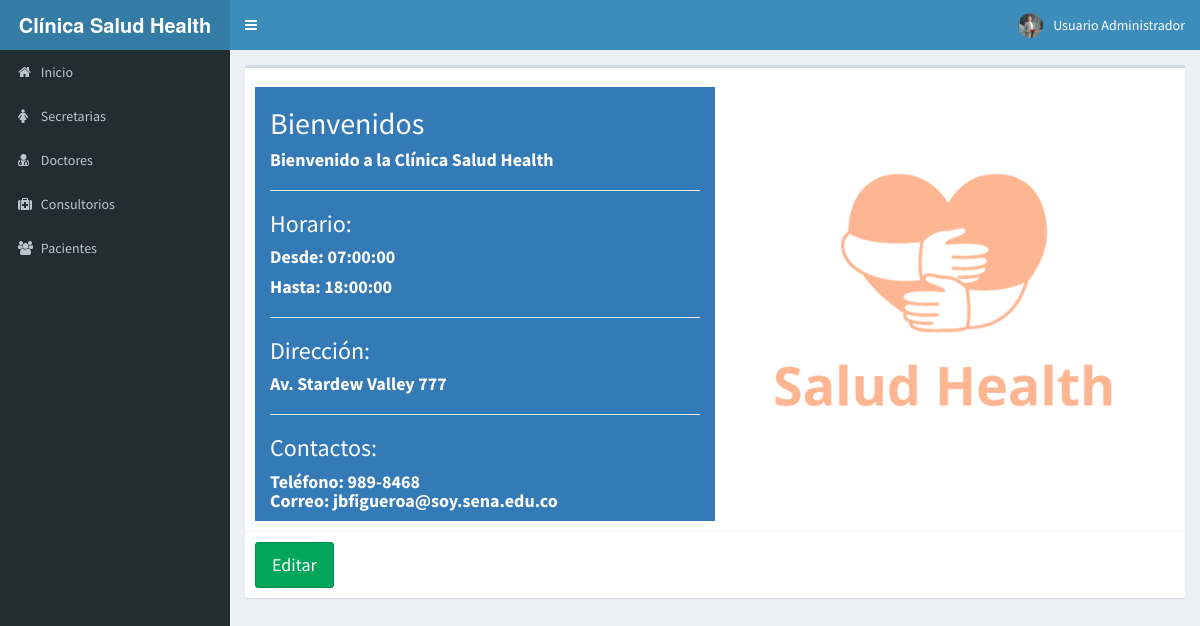
The app's page /Vistas/plantilla.php (signed in) with its own data.
### tables this page shows
CREATE TABLE IF NOT EXISTS `inicio` (
  `id` int(11) NOT NULL AUTO_INCREMENT,
  `intro` text,
  `horaE` time DEFAULT NULL,
  `horaS` time DEFAULT NULL,
  `telefono` text,
  `correo` text,
  `direccion` text,
  `logo` text,
  `favicon` text,
  PRIMARY KEY (`id`)
);

### Modelos/ConexionBD.php (called while the page is built)
<?php
class ConexionBD{
	public static function cBD(){
		$bd = new PDO("mysql:host=localhost;dbname=clinica", "root", "");
		$bd -> exec("set names utf8");
		return $bd;
	}
}

### Modelos/inicioM.php (called while the page is built, shortened)
<?php
require_once "ConexionBD.php";
class InicioM extends ConexionBD{
	static public function MostrarInicioM($tablaBD, $id){
		$pdo = ConexionBD::cBD()->prepare("SELECT id, intro, horaE, horaS, direccion, telefono, correo, logo, favicon FROM $tablaBD WHERE id = :id");
		$pdo -> bindParam(":id", $id, PDO::PARAM_INT);
		$pdo -> execute();
		return $pdo-> fetch();
	}
}

### Controladores/inicioC.php (the view, shortened to what this page needs)
<?php
class InicioC{
	public function MostrarInicioC(){
		$tablaBD = "inicio";
		$id = "1";
		$resultado = InicioM::MostrarInicioM($tablaBD, $id);
		echo '<div class="box-body">
	          <div class="col-md-6 bg-primary" style="margin-top: 1%">
	            <h2>Bienvenidos</h2>
	            <h4><b>'.$resultado["intro"].'</b></h4>
	            <hr>
	            <h3>Horario:</h3>
	            <h4><b>Desde: '.$resultado["horaE"].'</b></h4>
	            <h4><b>Hasta: '.$resultado["horaS"].'</b></h4>
	            <hr>
	            <h3>Dirección:</h3>
	            <h4><b>'.$resultado["direccion"].'</b></h4>
	            <hr>
	            <h3>Contactos:</h3>
	            <h4><b>Teléfono: '.$resultado["telefono"].' <br>
	            Correo: '.$resultado["correo"].'</b></h4>
	          </div>
	          <div class="col-md-6">
	            <img src="'.$resultado["logo"].'" class="img-responsive">
	          </div>
	        </div>';
	}
}

### Vistas/plantilla.php (shortened to what this page needs)
<!DOCTYPE html>
<html>
<head>
  <link rel="stylesheet" href="http://localhost/clinica/Vistas/bower_components/bootstrap/dist/css/bootstrap.min.css">
  <link rel="stylesheet" href="http://localhost/clinica/Vistas/bower_components/font-awesome/css/font-awesome.min.css">
  <link rel="stylesheet" href="http://localhost/clinica/Vistas/bower_components/Ionicons/css/ionicons.min.css">
  <link rel="stylesheet" href="http://localhost/clinica/Vistas/dist/css/AdminLTE.min.css">
  <link rel="stylesheet" href="http://localhost/clinica/Vistas/dist/css/skins/_all-skins.min.css">
  <link rel="stylesheet" href="http://localhost/clinica/Vistas/bower_components/datatables.net-bs/css/responsive.bootstrap.min.css">
  <link rel="stylesheet" href="http://localhost/clinica/Vistas/bower_components/datatables.net-bs/css/dataTables.bootstrap.min.css">
  <link rel="stylesheet" href="http://localhost/clinica/Vistas/bower_components/fullcalendar/dist/fullcalendar.min.css">
  <link rel="stylesheet" href="http://localhost/clinica/Vistas/bower_components/fullcalendar/dist/fullcalendar.print.min.css" media="print">
</head>
<body class="hold-transition skin-blue sidebar-mini login-page">
  <?php
  if(isset($_SESSION["Ingresar"]) && $_SESSION["Ingresar"] == true){
    echo '<div class="wrapper">';
    include "modulos/cabecera.php";
    if($_SESSION["rol"] == "Secretaria"){
      include "modulos/menuSecretaria.php";
    }else if($_SESSION["rol"] == "Paciente"){
      include "modulos/menuPaciente.php";
    }else if($_SESSION["rol"] == "Doctor"){
      include "modulos/menuDoctor.php";
    }else if($_SESSION["rol"] == "Administrador"){
      include "modulos/menuAdmin.php";
    }
    if(isset($_GET["url"])){
      $url = explode("/", $_GET["url"]);
      if($url[0] == "inicio" || $url[0] == "salir" || $url[0] == "perfil-Secretaria" || $url[0] == "perfil-S" || $url[0] == "consultorios" || $url[0] == "E-C" || $url[0] == "doctores" || $url[0] == "pacientes" || $url[0] == "perfil-Paciente" || $url[0] == "perfil-P" || $url[0] == "Ver-consultorios" || $url[0] == "Doctor" || $url[0] == "historial" || $url[0] == "perfil-Doctor" || $url[0] == "perfil-D" || $url[0] == "Citas" || $url[0] == "perfil-Administrador" || $url[0] == "perfil-A" || $url[0] == "secretarias" || $url[0] == "inicio-editar"){
        include "modulos/".$url[0].".php";
      }
    }else{
        include "modulos/inicio.php";
    }
      echo '</div>';
    }else if(isset($_GET["url"])){
      if($_GET["url"] == "seleccionar"){
        include "modulos/seleccionar.php";
      }else if($_GET["url"] == "ingreso-Secretaria"){
        include "modulos/ingreso-Secretaria.php";
      }else if($_GET["url"] == "ingreso-Paciente"){
        include "modulos/ingreso-Paciente.php";
      }else if($_GET["url"] == "ingreso-Doctor"){
        include "modulos/ingreso-Doctor.php";
      }else if($_GET["url"] == "ingreso-Administrador"){
        include "modulos/ingreso-Administrador.php";
      }
    }else {
      include "modulos/seleccionar.php";
    }
  ?>
</body>
</html>

### Vistas/modulos/cabecera.php (shortened to what this page needs)
<header class="main-header">
    <a href="http://localhost/clinica/inicio" class="logo">
      <span class="logo-lg"><b>Clínica Salud Health</b></span>
    </a>
    <nav class="navbar navbar-static-top">
      <a href="#" class="sidebar-toggle" data-toggle="push-menu" role="button">
      </a>
      <div class="navbar-custom-menu">
        <ul class="nav navbar-nav">
          <li class="dropdown user user-menu">
            <a href="#" class="dropdown-toggle" data-toggle="dropdown">
              <?php
              if($_SESSION["foto"] == ""){
                echo '<img src="http://localhost/clinica/Vistas/img/defecto.png" class="user-image" alt="User Image">';
              }else{
                echo '<img src="http://localhost/clinica/'.$_SESSION["foto"].'" class="user-image" alt="User Image">';
              }
              ?>
              <span class="hidden-xs"><?php echo $_SESSION["nombre"]; echo " "; echo $_SESSION["apellido"];  ?></span>
            </a>
          </li>
        </ul>
      </div>
    </nav>
  </header>

### Vistas/modulos/menuAdmin.php
<aside class="main-sidebar">
    <section class="sidebar">
      <ul class="sidebar-menu">
        <li>
          <a href="http://localhost/clinica/inicio">
            <i class="fa fa-home"></i>
            <span>Inicio</span>
          </a>
        </li>
        <li>
          <a href="http://localhost/clinica/secretarias">
            <i class="fa fa-female"></i>
            <span>Secretarias</span>
          </a>
        </li>
        <li>
          <a href="http://localhost/clinica/doctores">
            <i class="fa fa-user-md"></i>
            <span>Doctores</span>
          </a>
        </li>
        <li>
          <a href="http://localhost/clinica/consultorios">
            <i class="fa fa-medkit"></i>
            <span>Consultorios</span>
          </a>
        </li>
        <li>
          <a href="http://localhost/clinica/pacientes">
            <i class="fa fa-users"></i>
            <span>Pacientes</span>
          </a>
        </li>
      </ul>
    </section>
  </aside>

### Vistas/modulos/inicio.php
<div class="content-wrapper">
    <section class="content">
      <div class="box">
        <?php
        $inicio = new InicioC();
        $inicio -> MostrarInicioC();
        if($_SESSION["rol"] == "Administrador"){
          echo '
              <div class="box-footer">
               <a href="inicio-editar">
                 <button class="btn btn-success btn-lg">Editar</button>
               </a>
              </div>';
        }
        ?>
      </div>
    </section>
  </div>

### records on screen
inicio: intro "Bienvenido a la Clínica Salud Health", horaE "07:00:00", horaS "18:00:00", direccion "Av. Stardew Valley 777", telefono "989-8468", correo "jbfigueroa@soy.sena.edu.co", logo (picture)

### other values on screen
$_SESSION["nombre"] "Usuario"
$_SESSION["apellido"] "Administrador"
